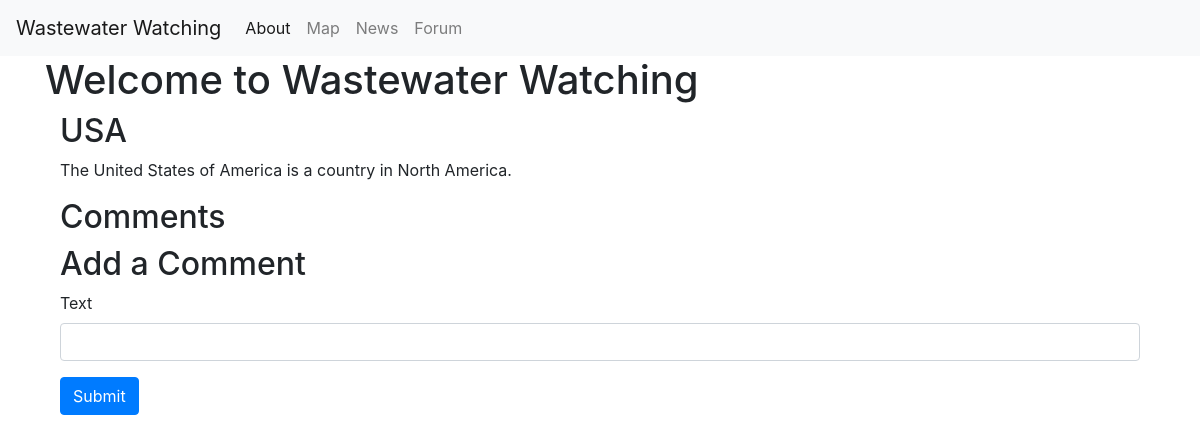
Screenshot of /forum/topic/2 with the database file from the repository.
### app.py (models this page shows)
class Topic(db.Model):
    id: Mapped[int] = mapped_column(primary_key=True)
    title: Mapped[str] = mapped_column(unique=True)
    description: Mapped[str]

### app.py (the view, shortened to what this page needs)
@app.route('/forum/topic/<int:id>', methods=["GET", "POST"])
def topic(id):
    topic = db.get_or_404(Topic, id)
    comments = Comment.query.filter_by(topicId=id).all()
    return render_template('forum/topic.html', topic=topic, comments=comments)

### templates/forum/topic.html (shortened to what this page needs)
{% extends 'base.html' %}
{% block content %}
    <h1>{% block title %} Welcome to Wastewater Watching {% endblock %}</h1>
    <div class="container">
        <h2>{{topic['title']}}</h2>
        <p>{{topic['description']}}</p>
        <h2>Comments</h2>
        <h2>Add a Comment</h2>
        <form action="/forum/topic/{{topic.id}}" method="post">
            <div class="mb-3">
                <label for="text" class="form-label">Text</label>
                <input type="text" name="text" class="form-control" id="text" aria-describedby="textContent">
            </div>
            <button type="submit" class="btn btn-primary">Submit</button>
        </form>
    </div>
{% endblock %}

### rows the page displays
Topic: title "USA", description "The United States of America is a country in North America."
